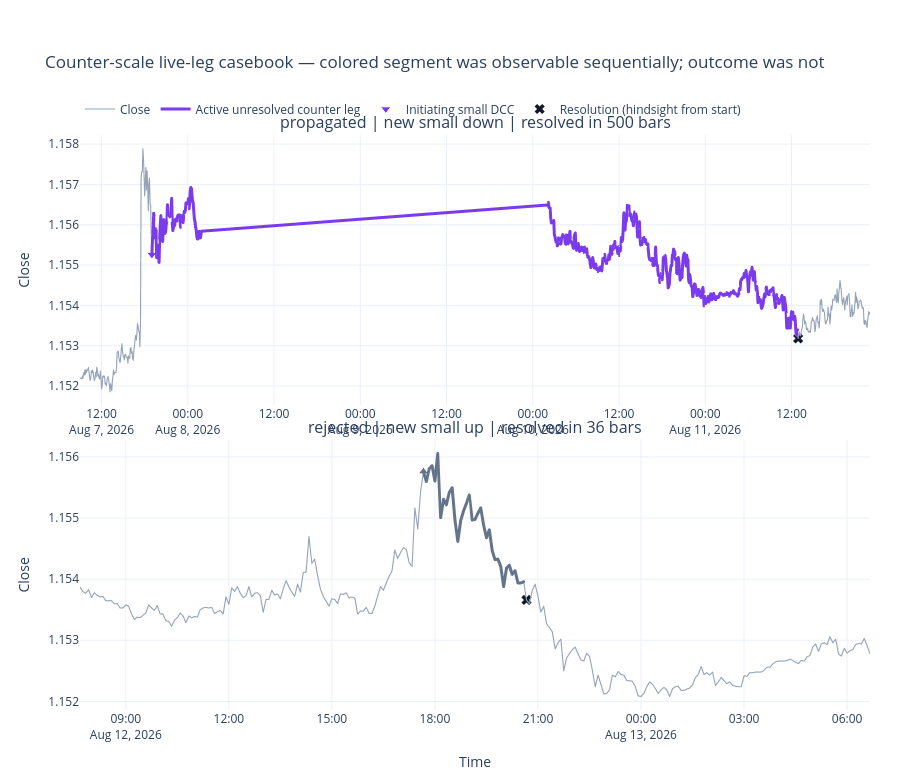

The cell this chart's notebook holds for it:
### Code cell
live_leg_casebook_fig = plot_dc_counter_scale_price_casebook(
    prices=prices, trajectories=counter_leg_trajectories, attempts=live_leg_casebook,
    bars_before=120, bars_after=120,
)
live_leg_casebook_fig.show()

### Figure 1 — Plotly figure (JSON) as saved in the notebook; plotly's stock layout.template omitted (floating-point values rounded to 4 significant figures; data arrays with more than 128 entries replaced by an {"elided": "..."} marker saying what was removed)
{"data": [{"hovertemplate": "time=%{x}<br>close=%{y:.5f}<extra></extra>", "legendgroup": "close", "line": {"color": "#94a3b8", "width": 1.1}, "mode": "lines", "name": "Close", "showlegend": true, "x": {"elided": "741 str values"}, "y": {"elided": "741 float values"}, "type": "scattergl", "xaxis": "x", "yaxis": "y"}, {"customdata": {"elided": "500x4 float values"}, "hovertemplate": "time=%{x}<br>close=%{y:.5f}<br>live small TMV=%{customdata[0]:.3f}<br>live small RDC=%{customdata[1]:.3e}<br>large-DCC progress=%{customdata[2]:.2%}<br>max post-DCC excursion=%{customdata[3]:.3f} θ<extra></extra>", "legendgroup": "active_counter_leg", "line": {"color": "#7c3aed", "width": 3.0}, "mode": "lines", "name": "Active unresolved counter leg", "showlegend": true, "x": {"elided": "500 str values"}, "y": {"elided": "500 float values"}, "type": "scattergl", "xaxis": "x", "yaxis": "y"}, {"hovertemplate": "initiating small DCC<br>time=%{x}<br>price=%{y:.5f}<extra></extra>", "legendgroup": "attempt_start", "marker": {"color": "#7c3aed", "line": {"color": "white", "width": 1}, "size": 9, "symbol": "triangle-down"}, "mode": "markers", "name": "Initiating small DCC", "showlegend": true, "x": ["2026-08-07T19:00:00+02:00"], "y": [1.155], "type": "scatter", "xaxis": "x", "yaxis": "y"}, {"hovertemplate": "resolution<br>time=%{x}<br>price=%{y:.5f}<extra></extra>", "legendgroup": "attempt_resolution", "marker": {"color": "#111827", "size": 9, "symbol": "x"}, "mode": "markers", "name": "Resolution (hindsight from start)", "showlegend": true, "x": ["2026-08-11T12:55:00+02:00"], "y": [1.153], "type": "scatter", "xaxis": "x", "yaxis": "y"}, {"hovertemplate": "time=%{x}<br>close=%{y:.5f}<extra></extra>", "legendgroup": "close", "line": {"color": "#94a3b8", "width": 1.1}, "mode": "lines", "name": "Close", "showlegend": false, "x": {"elided": "277 str values"}, "y": {"elided": "277 float values"}, "type": "scattergl", "xaxis": "x2", "yaxis": "y2"}, {"customdata": {"elided": "36x4 float values"}, "hovertemplate": "time=%{x}<br>close=%{y:.5f}<br>live small TMV=%{customdata[0]:.3f}<br>live small RDC=%{customdata[1]:.3e}<br>large-DCC progress=%{customdata[2]:.2%}<br>max post-DCC excursion=%{customdata[3]:.3f} θ<extra></extra>", "legendgroup": "active_counter_leg", "line": {"color": "#64748b", "width": 3.0}, "mode": "lines", "name": "Active unresolved counter leg", "showlegend": false, "x": ["2026-08-12T17:40:00.000000", "2026-08-12T17:45:00.000000", "2026-08-12T17:50:00.000000", "2026-08-12T17:55:00.000000", "2026-08-12T18:00:00.000000", "2026-08-12T18:05:00.000000", "2026-08-12T18:10:00.000000", "2026-08-12T18:15:00.000000", "2026-08-12T18:20:00.000000", "2026-08-12T18:25:00.000000", "2026-08-12T18:30:00.000000", "2026-08-12T18:35:00.000000", "2026-08-12T18:40:00.000000", "2026-08-12T18:45:00.000000", "2026-08-12T18:50:00.000000", "2026-08-12T18:55:00.000000", "2026-08-12T19:00:00.000000", "2026-08-12T19:05:00.000000", "2026-08-12T19:10:00.000000", "2026-08-12T19:15:00.000000", "2026-08-12T19:20:00.000000", "2026-08-12T19:25:00.000000", "2026-08-12T19:30:00.000000", "2026-08-12T19:35:00.000000", "2026-08-12T19:40:00.000000", "2026-08-12T19:45:00.000000", "2026-08-12T19:50:00.000000", "2026-08-12T19:55:00.000000", "2026-08-12T20:00:00.000000", "2026-08-12T20:05:00.000000", "2026-08-12T20:10:00.000000", "2026-08-12T20:15:00.000000", "2026-08-12T20:20:00.000000", "2026-08-12T20:25:00.000000", "2026-08-12T20:30:00.000000", "2026-08-12T20:35:00.000000"], "y": [1.156, 1.156, 1.156, 1.156, 1.156, 1.156, 1.155, 1.155, 1.155, 1.155, 1.155, 1.155, 1.155, 1.155, 1.155, 1.155, 1.155, 1.155, 1.155, 1.155, 1.155, 1.155, 1.155, 1.155, 1.154, 1.154, 1.154, 1.154, 1.154, 1.154, 1.154, 1.154, 1.154, 1.154, 1.154, 1.154], "type": "scattergl", "xaxis": "x2", "yaxis": "y2"}, {"hovertemplate": "initiating small DCC<br>time=%{x}<br>price=%{y:.5f}<extra></extra>", "legendgroup": "attempt_start", "marker": {"color": "#64748b", "line": {"color": "white", "width": 1}, "size": 9, "symbol": "triangle-up"}, "mode": "markers", "name": "Initiating small DCC", "showlegend": false, "x": ["2026-08-12T17:40:00+02:00"], "y": [1.156], "type": "scatter", "xaxis": "x2", "yaxis": "y2"}, {"hovertemplate": "resolution<br>time=%{x}<br>price=%{y:.5f}<extra></extra>", "legendgroup": "attempt_resolution", "marker": {"color": "#111827", "size": 9, "symbol": "x"}, "mode": "markers", "name": "Resolution (hindsight from start)", "showlegend": false, "x": ["2026-08-12T20:40:00+02:00"], "y": [1.154], "type": "scatter", "xaxis": "x2", "yaxis": "y2"}], "layout": {"xaxis": {"anchor": "y", "domain": [0.0, 1.0]}, "yaxis": {"anchor": "x", "domain": [0.53, 1.0], "title": {"text": "Close"}}, "xaxis2": {"anchor": "y2", "domain": [0.0, 1.0], "title": {"text": "Time"}}, "yaxis2": {"anchor": "x2", "domain": [0.0, 0.47], "title": {"text": "Close"}}, "annotations": [{"font": {"size": 16}, "showarrow": false, "text": "propagated | new small down | resolved in 500 bars", "x": 0.5, "xanchor": "center", "xref": "paper", "y": 1.0, "yanchor": "bottom", "yref": "paper"}, {"font": {"size": 16}, "showarrow": false, "text": "rejected | new small up | resolved in 36 bars", "x": 0.5, "xanchor": "center", "xref": "paper", "y": 0.47, "yanchor": "bottom", "yref": "paper"}], "legend": {"orientation": "h", "yanchor": "bottom", "y": 1.02, "xanchor": "left", "x": 0.0}, "margin": {"l": 80, "r": 30, "t": 135, "b": 70}, "title": {"text": "Counter-scale live-leg casebook — colored segment was observable sequentially; outcome was not"}, "height": 780, "hovermode": "closest"}}
